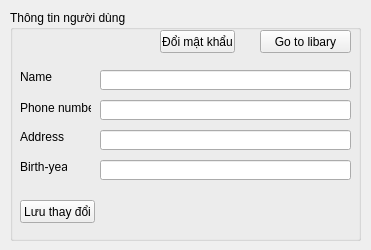
<?xml version="1.0" encoding="UTF-8"?>
<ui version="4.0">
 <class>FormUserData</class>
 <widget class="QWidget" name="FormUserData">
  <property name="geometry">
   <rect>
    <x>0</x>
    <y>0</y>
    <width>371</width>
    <height>250</height>
   </rect>
  </property>
  <property name="windowTitle">
   <string>Form</string>
  </property>
  <widget class="QGroupBox" name="groupBox">
   <property name="geometry">
    <rect>
     <x>10</x>
     <y>10</y>
     <width>351</width>
     <height>231</height>
    </rect>
   </property>
   <property name="title">
    <string>Thông tin người dùng</string>
   </property>
   <widget class="QLabel" name="label">
    <property name="geometry">
     <rect>
      <x>10</x>
      <y>60</y>
      <width>47</width>
      <height>14</height>
     </rect>
    </property>
    <property name="text">
     <string>Name</string>
    </property>
   </widget>
   <widget class="QLabel" name="label_2">
    <property name="geometry">
     <rect>
      <x>10</x>
      <y>90</y>
      <width>71</width>
      <height>16</height>
     </rect>
    </property>
    <property name="text">
     <string>Phone number</string>
    </property>
   </widget>
   <widget class="QLabel" name="label_3">
    <property name="geometry">
     <rect>
      <x>10</x>
      <y>120</y>
      <width>47</width>
      <height>14</height>
     </rect>
    </property>
    <property name="text">
     <string>Address</string>
    </property>
   </widget>
   <widget class="QLabel" name="label_4">
    <property name="geometry">
     <rect>
      <x>10</x>
      <y>150</y>
      <width>47</width>
      <height>14</height>
     </rect>
    </property>
    <property name="text">
     <string>Birth-year</string>
    </property>
   </widget>
   <widget class="QLineEdit" name="lineEdit">
    <property name="geometry">
     <rect>
      <x>90</x>
      <y>60</y>
      <width>251</width>
      <height>20</height>
     </rect>
    </property>
   </widget>
   <widget class="QLineEdit" name="lineEdit_2">
    <property name="geometry">
     <rect>
      <x>90</x>
      <y>90</y>
      <width>251</width>
      <height>20</height>
     </rect>
    </property>
   </widget>
   <widget class="QLineEdit" name="lineEdit_3">
    <property name="geometry">
     <rect>
      <x>90</x>
      <y>120</y>
      <width>251</width>
      <height>20</height>
     </rect>
    </property>
   </widget>
   <widget class="QLineEdit" name="lineEdit_4">
    <property name="geometry">
     <rect>
      <x>90</x>
      <y>150</y>
      <width>251</width>
      <height>20</height>
     </rect>
    </property>
   </widget>
   <widget class="QPushButton" name="pushButton">
    <property name="geometry">
     <rect>
      <x>10</x>
      <y>190</y>
      <width>75</width>
      <height>23</height>
     </rect>
    </property>
    <property name="text">
     <string>Lưu thay đổi</string>
    </property>
   </widget>
   <widget class="QPushButton" name="pushButton_2">
    <property name="geometry">
     <rect>
      <x>250</x>
      <y>20</y>
      <width>91</width>
      <height>23</height>
     </rect>
    </property>
    <property name="text">
     <string>Go to libary</string>
    </property>
   </widget>
   <widget class="QPushButton" name="pushButton_3">
    <property name="geometry">
     <rect>
      <x>150</x>
      <y>20</y>
      <width>75</width>
      <height>23</height>
     </rect>
    </property>
    <property name="text">
     <string>Đổi mật khẩu</string>
    </property>
   </widget>
  </widget>
 </widget>
 <resources/>
 <connections/>
</ui>
